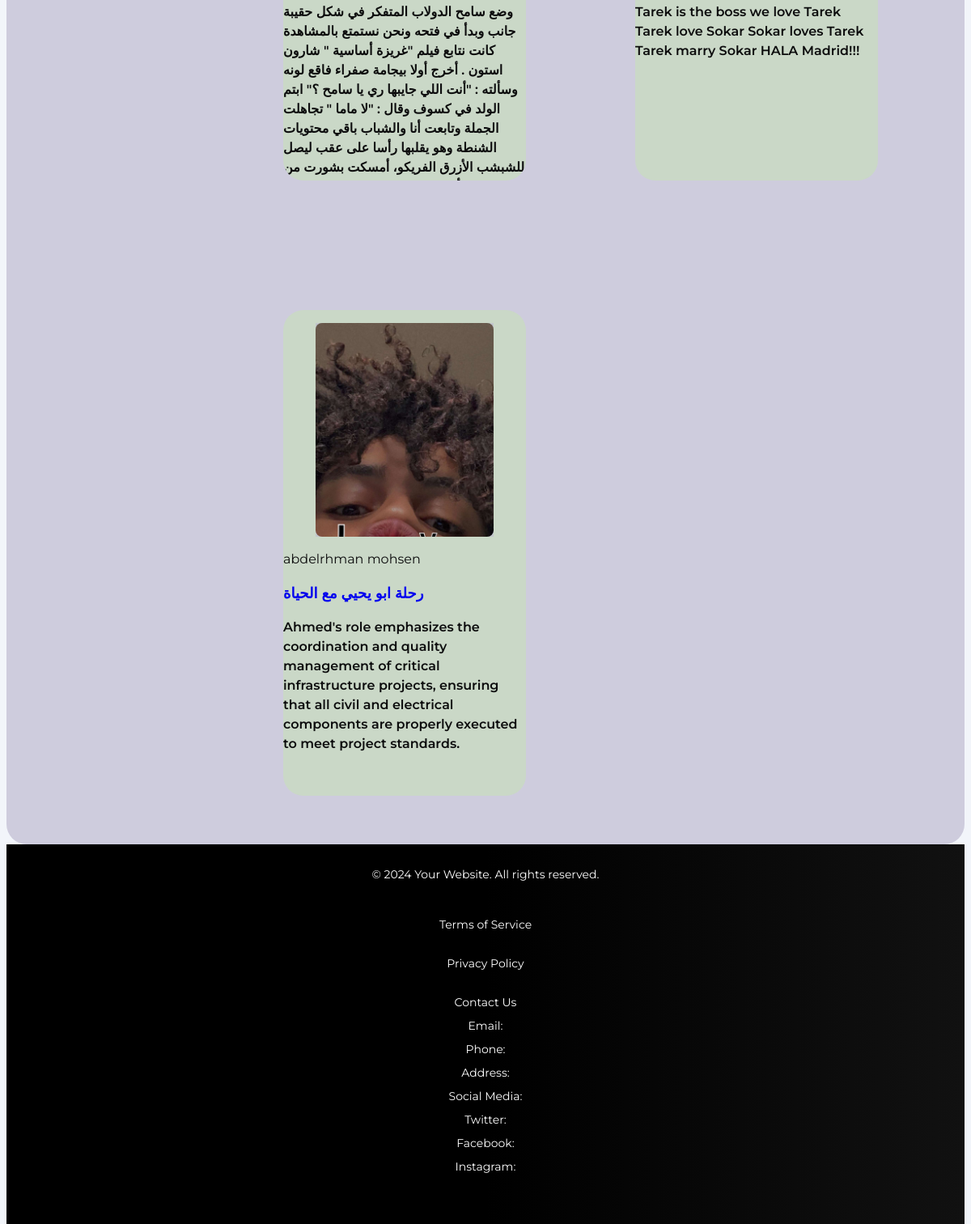
Before: /userSearchBooks/ (lower part) with the older database file.
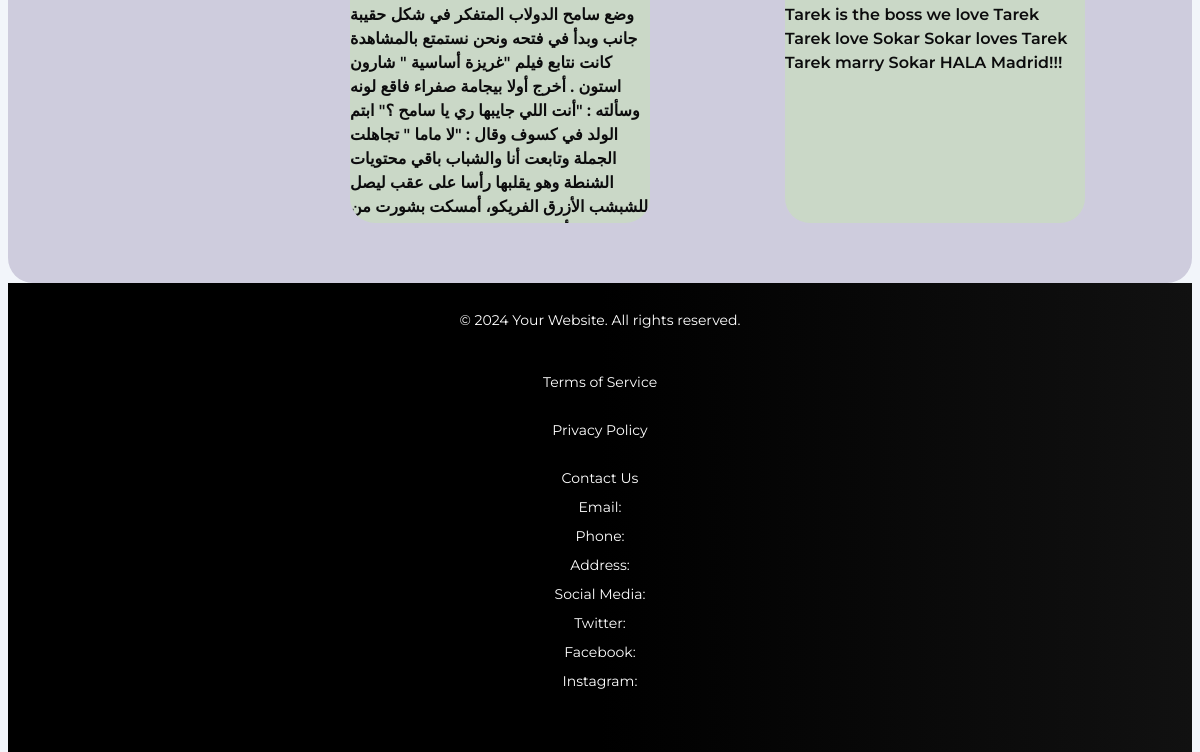
After: the same page with the newer database file.
### workingApp/models.py (models this page shows, shortened)
class Book(models.Model):
    BOOK_CATEGORIES = (
        ('FICTION', 'Fiction'),
        ('NON_FICTION', 'Non-fiction'),
        ('SCIENCE', 'Science'),
        ('HISTORY', 'History'),
        ('BIOGRAPHY', 'Biography'),
    )
    id = models.IntegerField(primary_key=True)
    title = models.CharField(max_length=200)
    author = models.CharField(max_length=100)
    isbn = models.CharField(max_length=13 ,null=True)
    pub_date = models.DateField(null=True)
    image = models.ImageField(upload_to='photo', blank=True, null=True)
    details = models.TextField(null=True, blank=True)
    available = models.BooleanField(default=True)
    category = models.CharField(max_length=100, choices=BOOK_CATEGORIES)
    borrowingDate=models.TimeField(null=True)

### workingApp/views.py (the view)
# urls.py: path('userSearchBooks/',views.userSearchBooks,name='userSearchBooks'),
def userSearchBooks(request):
    query = request.GET.get('query', '')
    books = Book.objects.filter(
        Q(title__icontains=query) |
        Q(author__icontains=query)
    ) if query else Book.objects.all()
    context = {
        'books': books,
        'query': query
    }
    return render(request, 'pages/userSearchBooks.html', context)

### templates/pages/userSearchBooks.html (shortened to what this page needs)
{% load static %}
<!DOCTYPE html>
<html lang="en">
<head>
    <link rel="stylesheet" href="{% static 'css/userSearch.css' %}">
</head>
<body style="height: 500px;">
    <div class="body-color">
    <main class="mainmain">
        <article>
            <section class="section property" aria-labelledby="Property-label">
                <div class="container">
                    <div id="card-container" class="property-list">
                        {% for book in books %}
                        <div class="card">
                            <div class="card-banner">
                                <figure class="img-holder" style="--width:250; --height:300;">
                                    <img src="{{ book.image.url }}" width="250" height="300" alt="{{ book.title }}" class="img-cover">
                                </figure>
                            </div>
                            <div class="card-content">
                                <span class="author">{{ book.author }}</span>
                                <h3 class="title-small card-title">
                                    <a href="{% url 'template' book.id %}" class="title-small card-title">{{ book.title }}</a>
                                </h3>
                                <address class="body-medium card-text">
                                    {{ book.details }}
                                </address>
                            </div>
                        </div>
                        {% endfor %}
                    </div>
                </div>
            </section>
        </article>
    </main>
    <footer class="footer">
        <div class="container">
            <p>&copy; 2024 Your Website. All rights reserved.</p>
            <ul class="footer-links">
                <li><a href="#">Terms of Service</a></li>
                <li><a href="#">Privacy Policy</a></li>
                <li><a href="#">Contact Us</a>
                    <div class="contact-info">
                    <p>Email: </p>
                    <p>Phone: </p>
                    <p>Address: </p>
                    <p>Social Media:</p>
                    <p>Twitter: </p>
                    <p>Facebook: </p>
                    <p>Instagram: </p>
                </div>
            </li>
        </ul>
        </div>
    </footer>
</body>
</html>

Changed rows visible on the page:
removed Book: image (picture), author "abdelrhman mohsen", title "رحلة ابو يحيي مع الحياة", details "Ahmed's role emphasizes the coordination and quality management of critical infrastructure projects, ensuring that all civil and electrical components are properly executed to meet project standards."
